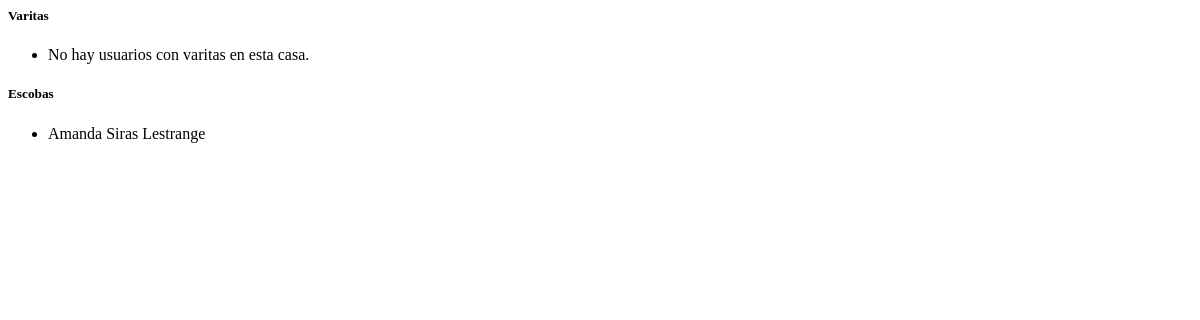
Before: /users/house_stats/ (signed in) with the older database file.
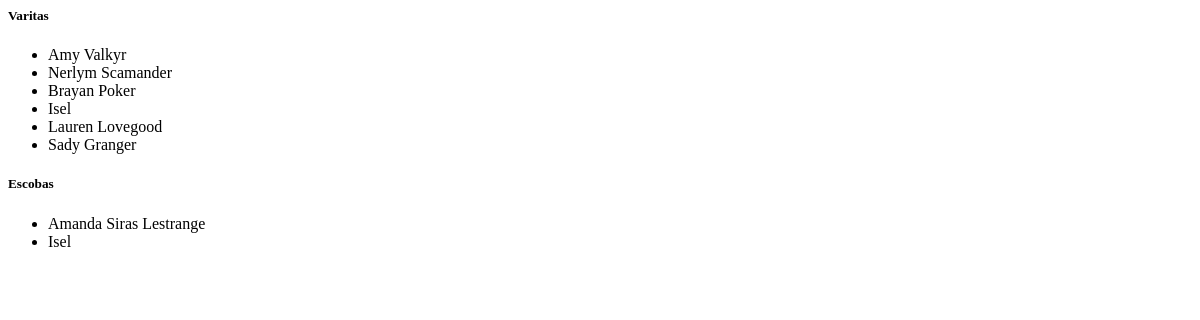
After: the same page with the newer database file.
### apps/users/models.py (models this page shows, shortened)
class CustomUser(AbstractUser):
    id = models.PositiveIntegerField(primary_key=True, unique=True)
    first_name = None
    last_name = None
    ROLE_CHOICES = [
        ('admin', 'Administrador'),
        ('student', 'Estudiante'),
        ('banker', 'Banquero'),
        ('shopkeeper', 'Dependiente'),
    ]
    role = models.CharField(choices=ROLE_CHOICES, default='student')
    username = models.CharField(
        max_length=100,
        unique=True
    )
    full_name = models.CharField(max_length=150, unique=True)
    HOUSE_CHOICES = [
        ('gryffindor', 'Gryffindor'),
        ('hufflepuff', 'Hufflepuff'),
        ('ravenclaw', 'Ravenclaw'),
        ('slytherin', 'Slytherin'),
    ]
    house = models.CharField(null=True, blank=True, choices=HOUSE_CHOICES)

### apps/users/views.py (the view)
# urls.py: path('house_stats/', views.house_stats_view, name='house_stats'),
@login_required
def house_stats_view(request):
    user = request.user
    users_with_wands = CustomUser.objects.filter(
        house=user.house,
        inventory_items__product__product_type='wand'
    ).distinct()
    users_with_brooms = CustomUser.objects.filter(
        house=user.house,
        inventory_items__product__product_type='broom'
    ).distinct()
    return render(request, "profile/house_stats.html", {
        "users_with_wands": users_with_wands,
        "users_with_brooms": users_with_brooms,
        "user": user,
    })

### apps/users/templates/profile/house_stats.html
<h5>Varitas</h5>
<ul class="list-group mb-3">
    {% for u in users_with_wands %}
    <li class="list-group-item">{{ u.full_name }}</li>
    {% empty %}
    <li class="list-group-item">No hay usuarios con varitas en esta casa.</li>
    {% endfor %}
</ul>
<h5>Escobas</h5>
<ul class="list-group">
    {% for u in users_with_brooms %}
    <li class="list-group-item">{{ u.full_name }}</li>
    {% empty %}
    <li class="list-group-item">No hay usuarios con escobas en esta casa.</li>
    {% endfor %}
</ul>

Changed rows visible on the page:
now on this page (row edited): CustomUser: full_name "Amy Valkyr", shown under "Varitas"
now on this page (row edited): CustomUser: full_name "Nerlym Scamander", shown under "Varitas"
now on this page (row edited): CustomUser: full_name "Brayan Poker", shown under "Varitas"
now on this page (row edited): CustomUser: full_name "Isel"
now on this page (row edited): CustomUser: full_name "Lauren Lovegood", shown under "Varitas"
added CustomUser: full_name "Sady Granger", shown under "Varitas"
Other visible differences:
text no longer shown: "No hay usuarios con varitas en esta casa."
